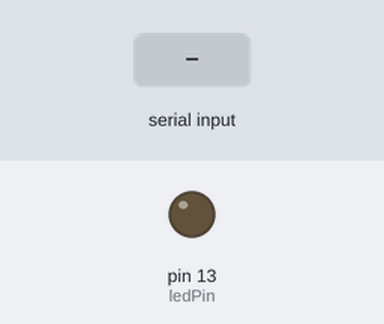
This sketch was run on a simulated Arduino Leonardo, built with avr-gcc and run on an emulated ATmega32U4. Parts: output pins drawn as LEDs (lit = HIGH). Inputs (shaded band) come from the test bench. What the sketch prints to the serial monitor is not drawn.

Above: at 1.2 s.
1.3 s: "30,150\n" received over Serial
At 2.5 s:
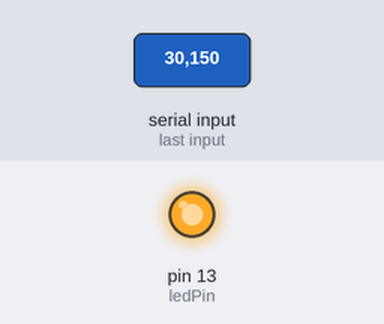
4.3 s: "200\n" received over Serial
At 5.5 s:
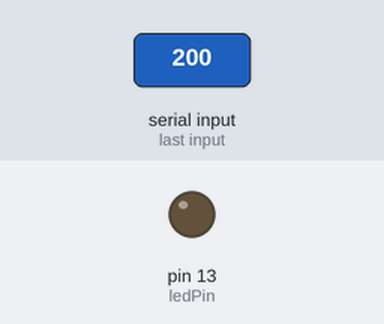
5.8 s: "90\n" received over Serial
At 6.5 s:
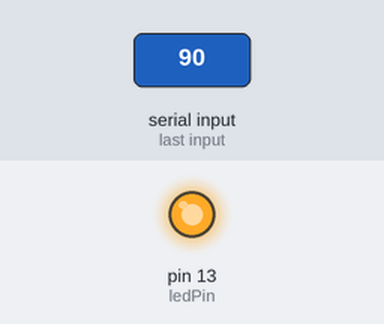
7.3 s: "90,45\n" received over Serial
At 9.0 s:
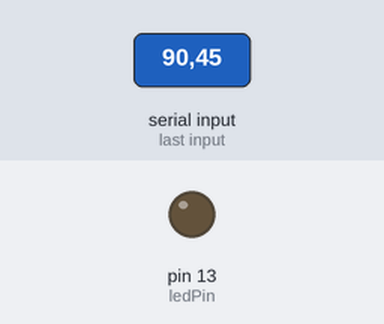
Timing chart, 0 to 11.3 s (numbered marks = the images above; inputs shaded):
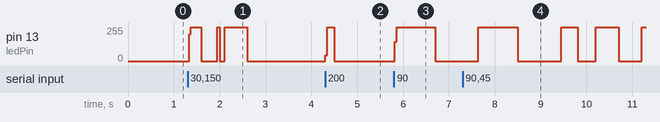

The sketch:

arduino_io.ino
```cpp
#include <math.h>

unsigned long UpdateDelay = 10UL * 60 * 5;	//Update frequency (5 minutes)

const byte Temperature1Pin = 0;	//Thermistor 1 (Outdoor)
const byte Temperature2Pin = 1;	//Thermistor 2 (Indoor)
const int Resistance1 = 9900;	//Ohms (measured from R10K of voltage divider 1)
const int Resistance2 = 9980;	//Ohms (measured from R10K of voltage divider 2)
const byte NbSamples = 8;	//Averaging
int   chartSend = 0;
int   blinkRate = 0;     // blink rate stored in this variable

const int ledPin = 13;

void setup()
{
	Serial.begin(9600);	//Start serial port
        while (!Serial) {
//            Serial.println("working"); // wait for serial port to connect. Needed for Leonardo only
        }
        //pin13
        pinMode(ledPin, OUTPUT);
}

void loop()
{
  if ( Serial.available()) // Check to see if at least one character is available
  {
    char ch = Serial.read();
    if( isDigit(ch) ) // is this an ascii digit between 0 and 9?
    {
       blinkRate = (ch - '0');      // ASCII value converted to numeric value
       blinkRate = blinkRate * 100; // actual rate is 100ms times received digit”
    }
  }
        //strobe(500);
        //should send data every time it has something change or requested
        //delay affect all the behavior of the app, is blocking or serial, not allow
        //"{\"a\":\"1\",\"b\":\"0\",\"c\":\"1\",\"d\":\"1\"}"
//        chartSend = Serial.println("{\"a\":\"1\",\"b\":\"0\"}");
//        Serial.println("{\"a\":\"1\",\"b\":\"0\"}");
        Serial.println("{\"a\":\"1\",\"b\":\"0\",\"c\":\"1\",\"d\":\"1\"}");
//        Serial.flush();
//        Serial.println(chartSend);
//        delay(UpdateDelay);
        blink();
}

// blink the ledPin with the on and off times determined by blinkRate
//void blink()
//{
//  digitalWrite(ledPin,HIGH);
//  delay(blinkRate); // delay depends on blinkrate value
//  digitalWrite(ledPin,LOW);
//  delay(blinkRate);
//}

void blink()
{
  digitalWrite(ledPin, HIGH);   // turn the ledPin on (HIGH is the voltage level)
  delay(blinkRate);               // wait for a second
  digitalWrite(ledPin, LOW);    // turn the ledPin off by making the voltage LOW
  delay(blinkRate);               // wait for a second
}

float thermistor(float rawADC, float rSeries)
{//http://arduino.cc/playground/ComponentLib/Thermistor2
	//This method is not very advanced
	long resistance = (1024 * rSeries / rawADC) - rSeries;
	float temp = log(resistance);
	temp = 1 / (0.001129148 + (0.000234125 * temp) + (0.0000000876741 * temp * temp * temp));
	return temp - 273.15;	//Kelvin to Celsius
}
```

Measured:
- after the input at 1.3 s, pin 13 (ledPin): goes 255/255 0.27 s, 0/255 0.34 s, 255/255 0.06 s, 0/255 0.10 s, 255/255 0.50 s, then 0/255, starting at once
- after the input at 4.3 s, pin 13 (ledPin): 0/255 → 255/255 at once, → 0/255 0.19 s later
- after the input at 5.8 s, pin 13 (ledPin): 0/255 → 255/255 at once, → 0/255 0.88 s later
- after the input at 7.3 s, pin 13 (ledPin): goes 255/255 0.86 s, 0/255 0.94 s, 255/255 0.36 s, 0/255 0.40 s, 255/255 0.50 s, 0/255 0.50 s, then 255/255, starting after 0.34 s
